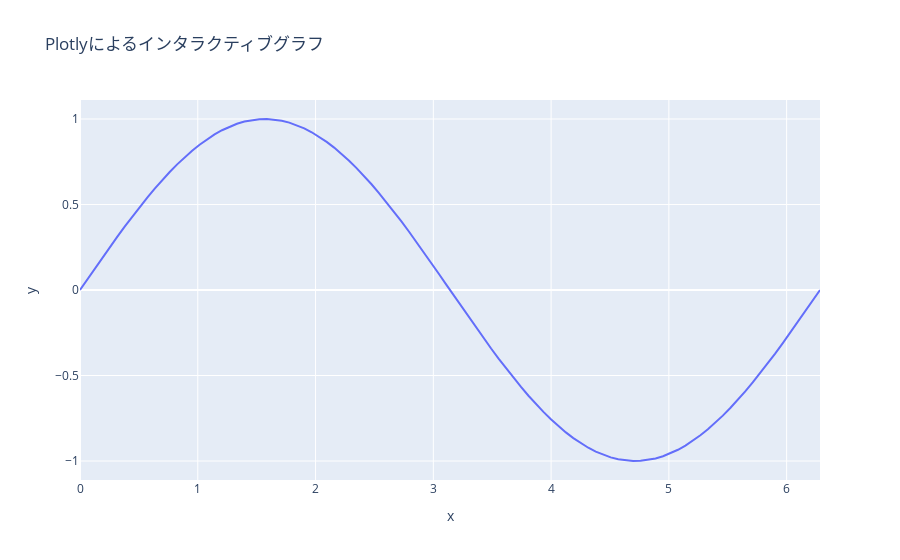

This figure's notebook cell:
### Markdown cell above
## Plotlyによる高機能インタラクティブプロット

`Plotly`は高度なインタラクティブ機能を備えた可視化ライブラリで、ズーム、回転、ツールチップ表示などを簡単に利用できます。

### Code cell
import plotly.graph_objects as go
import numpy as np

x = np.linspace(0, 2 * np.pi, 100)
y = np.sin(x)

fig = go.Figure()
fig.add_trace(go.Scatter(x=x, y=y, mode="lines", name="sin(x)"))
fig.update_layout(
    title="Plotlyによるインタラクティブグラフ",
    xaxis_title="x",
    yaxis_title="y"
)
fig.show()
